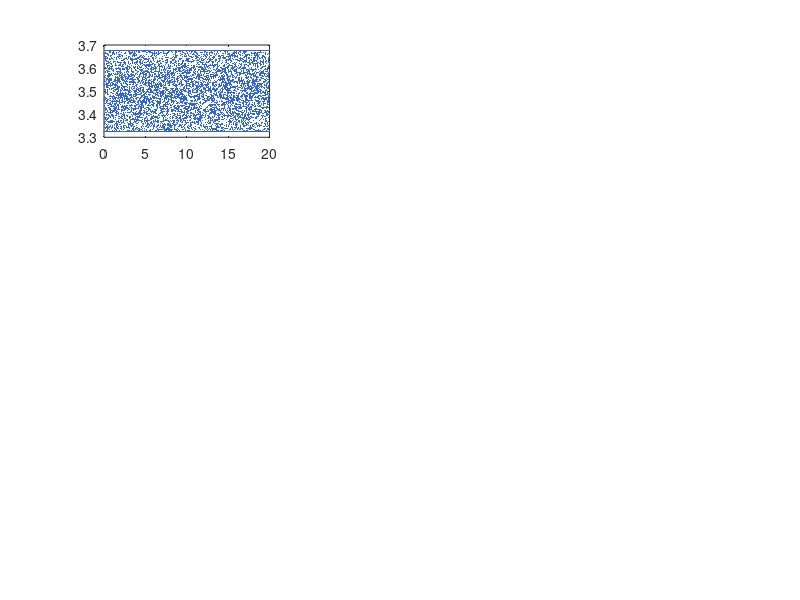

The MATLAB script that drew this image: (Note: this script raises an error after producing the figure.)
%% VisualizeRandomTerrain.m - Show randomized terrain chunks + surface bumps
% Divides the 20m track into 10,000 chunks, each with slightly different
% terrain properties (±5% of base εr and σ). Also generates random surface
% height variation (bumps of ±2mm amplitude).
%
% Run this FIRST to inspect the terrain before running the full experiment.

clear; close all; clc;
rng(123); % reproducible randomness

%% Base terrain parameters (same as original SimConfig)
terrains(1).name = 'DrySand';     terrains(1).er = 3.5;   terrains(1).sigma = 0.001;
terrains(2).name = 'GrassySoil';  terrains(2).er = 15.0;  terrains(2).sigma = 0.05;
terrains(3).name = 'Rocks';       terrains(3).er = 7.0;   terrains(3).sigma = 0.005;

%% Track and chunk parameters
track_length = 20000;       % mm (20 meters)
n_chunks = 10000;           % number of terrain chunks
chunk_size = track_length / n_chunks;  % 2mm per chunk
variation_pct = 5;          % ±5% variation from base

% Surface bump parameters
bump_amplitude_mm = 2.0;    % max bump height ±2mm
bump_spatial_freq = 0.005;  % spatial frequency (cycles/mm) - controls smoothness
n_bump_harmonics = 20;      % number of random sine components

%% Generate randomized terrain for each base type
fprintf('=== Randomized Terrain Generation ===\n');
fprintf('Track: %d mm, Chunks: %d (%.1f mm each)\n', track_length, n_chunks, chunk_size);
fprintf('Property variation: ±%d%% of base values\n', variation_pct);
fprintf('Surface bumps: ±%.1f mm amplitude\n\n', bump_amplitude_mm);

chunk_centers = linspace(chunk_size/2, track_length - chunk_size/2, n_chunks);

for ti = 1:3
    base_er = terrains(ti).er;
    base_sigma = terrains(ti).sigma;
    
    % Random εr for each chunk (±5% of base, normal distribution clipped)
    er_variation = base_er * (variation_pct/100) * randn(1, n_chunks);
    er_variation = max(min(er_variation, base_er*variation_pct/100), -base_er*variation_pct/100);
    terrains(ti).chunk_er = base_er + er_variation;
    
    % Random σ for each chunk (±5% of base)
    sigma_variation = base_sigma * (variation_pct/100) * randn(1, n_chunks);
    sigma_variation = max(min(sigma_variation, base_sigma*variation_pct/100), -base_sigma*variation_pct/100);
    terrains(ti).chunk_sigma = base_sigma + sigma_variation;
    
    % Random surface height variation (smooth bumps using sum of sines)
    surface_height = zeros(1, n_chunks);
    for h = 1:n_bump_harmonics
        freq = bump_spatial_freq * (0.5 + rand()) * h / n_bump_harmonics;
        phase = 2*pi*rand();
        amp = bump_amplitude_mm * (1/h) * (0.5 + rand());  % decreasing amplitude for higher freqs
        surface_height = surface_height + amp * sin(2*pi*freq*chunk_centers + phase);
    end
    % Normalize to ±bump_amplitude_mm
    surface_height = surface_height / max(abs(surface_height)) * bump_amplitude_mm;
    terrains(ti).surface_height = surface_height;
    
    fprintf('  %s: εr = %.2f ± %.3f, σ = %.4f ± %.5f S/m\n', ...
        terrains(ti).name, base_er, std(terrains(ti).chunk_er), ...
        base_sigma, std(terrains(ti).chunk_sigma));
    fprintf('           Surface height range: [%.2f, %.2f] mm\n', ...
        min(surface_height), max(surface_height));
end

%% Object locations (same as original)
obj_y_centers = [3200, 8500, 14100, 18000];
obj_y_half = 150;  % mm

%% Create visualization figure
figure('Name', 'Randomized Terrain Visualization', 'Position', [50 50 1600 1000], 'Visible', 'off');

for ti = 1:3
    % --- Row 1: Permittivity variation along track ---
    subplot(4, 3, ti);
    plot(chunk_centers/1000, terrains(ti).chunk_er, '.', 'MarkerSize', 1, 'Color', [0.2 0.4 0.8]);
    hold on;
    yline(terrains(ti).er, 'r--', 'LineWidth', 1.5);
    % Mark objects
    for oi = 1:length(obj_y_centers)
        patch([obj_y_centers(oi)-obj_y_half, obj_y_centers(oi)+obj_y_half, ...
               obj_y_centers(oi)+obj_y_half, obj_y_centers(oi)-obj_y_half]/1000, ...
              [min(terrains(ti).chunk_er), min(terrains(ti).chunk_er), ...
               max(terrains(ti).chunk_er), max(terrains(ti).chunk_er)], ...
              'r', 'FaceAlpha', 0.1, 'EdgeColor', 'none');
    end
    xlabel('Track Position (m)');
    ylabel('\epsilon_r');
    title(sprintf('%s - Permittivity (base=%.1f)', terrains(ti).name, terrains(ti).er));
    grid on;
    
    % --- Row 2: Conductivity variation along track ---
    subplot(4, 3, 3 + ti);
    plot(chunk_centers/1000, terrains(ti).chunk_sigma * 1000, '.', 'MarkerSize', 1, 'Color', [0.8 0.3 0.2]);
    hold on;
    yline(terrains(ti).sigma * 1000, 'b--', 'LineWidth', 1.5);
    for oi = 1:length(obj_y_centers)
        patch([obj_y_centers(oi)-obj_y_half, obj_y_centers(oi)+obj_y_half, ...
               obj_y_centers(oi)+obj_y_half, obj_y_centers(oi)-obj_y_half]/1000, ...
              [min(terrains(ti).chunk_sigma)*1000, min(terrains(ti).chunk_sigma)*1000, ...
               max(terrains(ti).chunk_sigma)*1000, max(terrains(ti).chunk_sigma)*1000], ...
              'r', 'FaceAlpha', 0.1, 'EdgeColor', 'none');
    end
    xlabel('Track Position (m)');
    ylabel('\sigma (mS/m)');
    title(sprintf('%s - Conductivity (base=%.1f mS/m)', terrains(ti).name, terrains(ti).sigma*1000));
    grid on;
    
    % --- Row 3: Surface height profile ---
    subplot(4, 3, 6 + ti);
    plot(chunk_centers/1000, terrains(ti).surface_height, '-', 'Color', [0.1 0.6 0.3], 'LineWidth', 0.5);
    hold on;
    yline(0, 'k--');
    for oi = 1:length(obj_y_centers)
        patch([obj_y_centers(oi)-obj_y_half, obj_y_centers(oi)+obj_y_half, ...
               obj_y_centers(oi)+obj_y_half, obj_y_centers(oi)-obj_y_half]/1000, ...
              [-bump_amplitude_mm, -bump_amplitude_mm, bump_amplitude_mm, bump_amplitude_mm], ...
              'r', 'FaceAlpha', 0.1, 'EdgeColor', 'none');
    end
    xlabel('Track Position (m)');
    ylabel('Height (mm)');
    title(sprintf('%s - Surface Bumps (±%.1f mm)', terrains(ti).name, bump_amplitude_mm));
    ylim([-bump_amplitude_mm*1.3, bump_amplitude_mm*1.3]);
    grid on;
end

% --- Row 4: 3D surface visualization (one terrain as example) ---
subplot(4, 3, [10, 11, 12]);
% Show a 3D view of the terrain surface with color = εr
x_range = linspace(-750, 750, 50);  % X positions across track width
y_range = chunk_centers(1:100:end);   % subsample Y for visualization
[X_grid, Y_grid] = meshgrid(x_range, y_range);

% Generate 2D surface using terrain 1 (DrySand) height + some X variation
surface_Z = zeros(size(X_grid));
for yi = 1:length(y_range)
    chunk_idx = round(y_range(yi) / chunk_size) + 1;
    chunk_idx = min(chunk_idx, n_chunks);
    base_h = terrains(1).surface_height(chunk_idx);
    % Add some X variation (smaller amplitude)
    x_bump = 0.5 * bump_amplitude_mm * sin(2*pi*x_range/300 + chunk_idx*0.1);
    surface_Z(yi, :) = base_h + x_bump;
end

surf(X_grid/1000, Y_grid/1000, surface_Z, 'EdgeColor', 'none', 'FaceAlpha', 0.9);
hold on;
% Mark objects as red patches on surface
for oi = 1:length(obj_y_centers)
    obj_x = [-250, 250, 250, -250]/1000;
    obj_y = ([obj_y_centers(oi)-obj_y_half, obj_y_centers(oi)-obj_y_half, ...
              obj_y_centers(oi)+obj_y_half, obj_y_centers(oi)+obj_y_half])/1000;
    patch(obj_x, obj_y, [3 3 3 3], 'r', 'FaceAlpha', 0.5, 'EdgeColor', 'r');
end
colormap(gca, parula);
cb = colorbar; cb.Label.String = 'Surface Height (mm)';
xlabel('X (m)'); ylabel('Y (m)'); zlabel('Height (mm)');
title('3D Surface Profile (DrySand) - Red = buried objects');
view([-35, 25]);
grid on;

sgtitle(sprintf('Randomized Terrain: %d chunks, ±%d%% property variation, ±%.1fmm surface bumps', ...
    n_chunks, variation_pct, bump_amplitude_mm), 'FontSize', 13, 'FontWeight', 'bold');

% Save
output_dir = 'Results';
savefig(gcf, fullfile(output_dir, 'RandomizedTerrain.fig'));
exportgraphics(gcf, fullfile(output_dir, 'RandomizedTerrain.png'), 'Resolution', 150);
close(gcf);
fprintf('\nVisualization saved: %s\n', fullfile(output_dir, 'RandomizedTerrain.png'));

% Also save the terrain data for use by the simulation
save(fullfile(output_dir, 'TerrainData.mat'), 'terrains', 'chunk_centers', 'chunk_size', ...
    'n_chunks', 'variation_pct', 'bump_amplitude_mm');
fprintf('Terrain data saved: %s\n', fullfile(output_dir, 'TerrainData.mat'));
